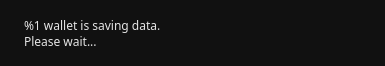
<?xml version="1.0" encoding="UTF-8"?>
<ui version="4.0">
 <class>ExitWidget</class>
 <widget class="QWidget" name="ExitWidget">
  <property name="geometry">
   <rect>
    <x>0</x>
    <y>0</y>
    <width>385</width>
    <height>66</height>
   </rect>
  </property>
  <property name="windowTitle">
   <string>Saving data</string>
  </property>
  <property name="styleSheet">
   <string notr="true">background-color: #111;
color: #e5e5e5;
border: 0px;</string>
  </property>
  <layout class="QHBoxLayout" name="horizontalLayout" stretch="0,1">
   <item>
    <widget class="QLabel" name="m_clockLabel">
     <property name="text">
      <string/>
     </property>
    </widget>
   </item>
   <item>
    <widget class="QLabel" name="m_label">
     <property name="font">
      <font>
       <family>Poppins</family>
       <pointsize>9</pointsize>
      </font>
     </property>
     <property name="text">
      <string>%1 wallet is saving data.
Please wait...</string>
     </property>
    </widget>
   </item>
  </layout>
 </widget>
 <resources/>
 <connections/>
</ui>
